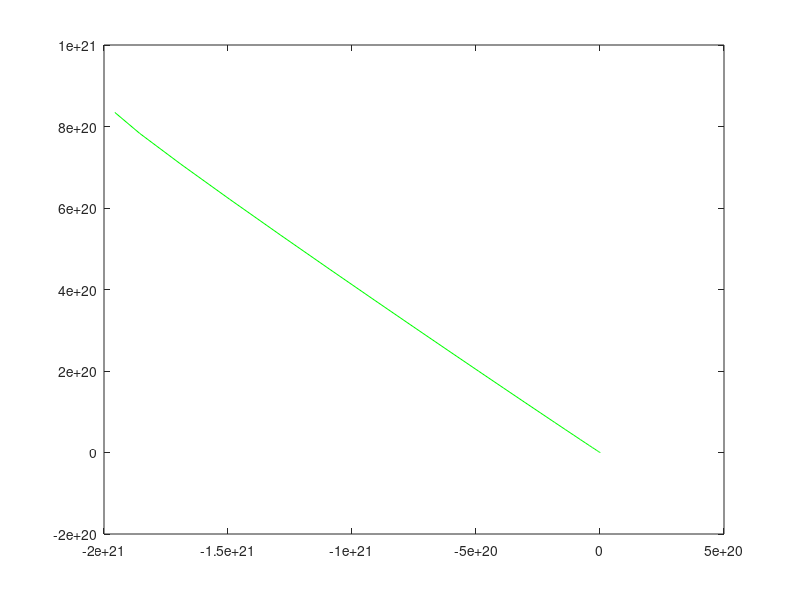

This chart was generated by the following MATLAB code:
A = [30 64 23;-11 -23 -9;6 15 4];
[U,D] = eig(A);
a = real(D(1,1)); % a > 0 
b = imag(D(1,1));

y1 = []; y2 = []; 
for t=0:0.05:10;
    y1 = [ y1 (real(U(:,1))*cos(b*t) - imag(U(:,1))*sin(b*t))*exp(a*t) ];
    y2 = [ y2 (real(U(:,1))*sin(b*t) + imag(U(:,1))*cos(b*t))*exp(a*t) ];
end
axis([-10000 10000 -10000 10000])
plot(y1(1,:),y1(2,:),'g'); 
